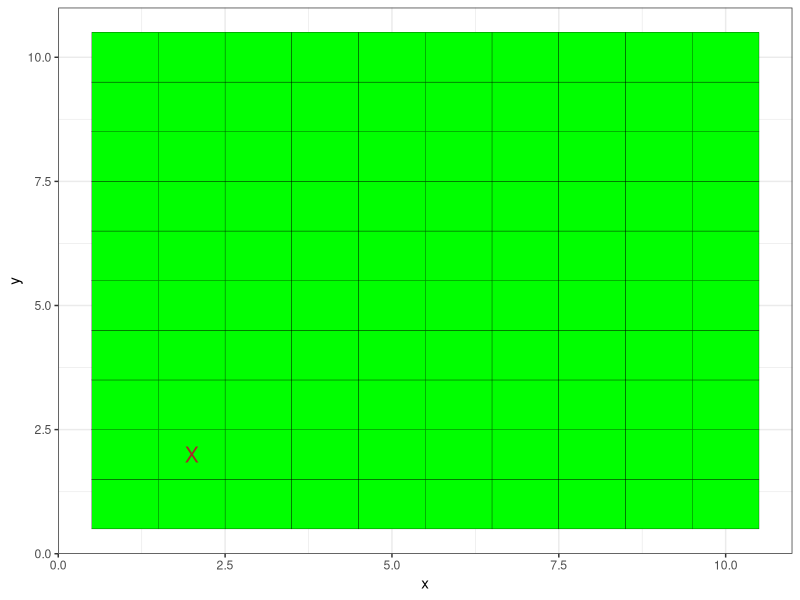
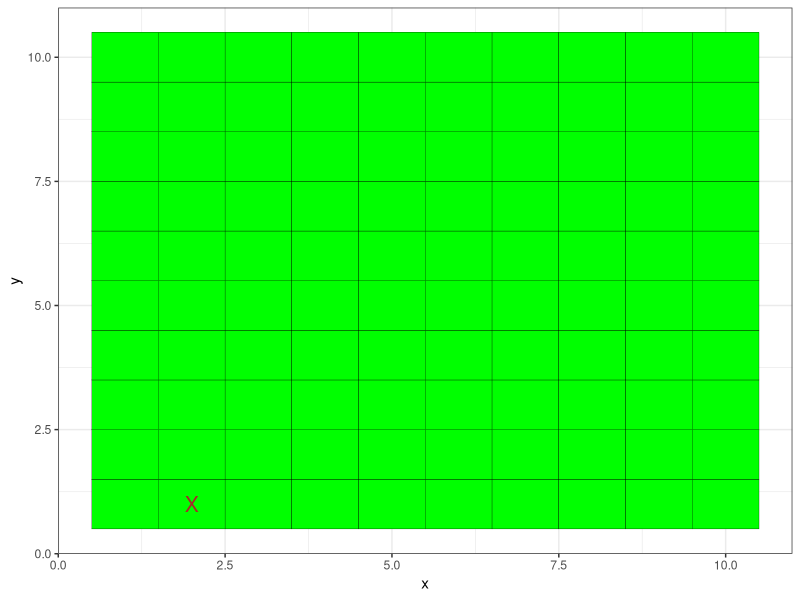
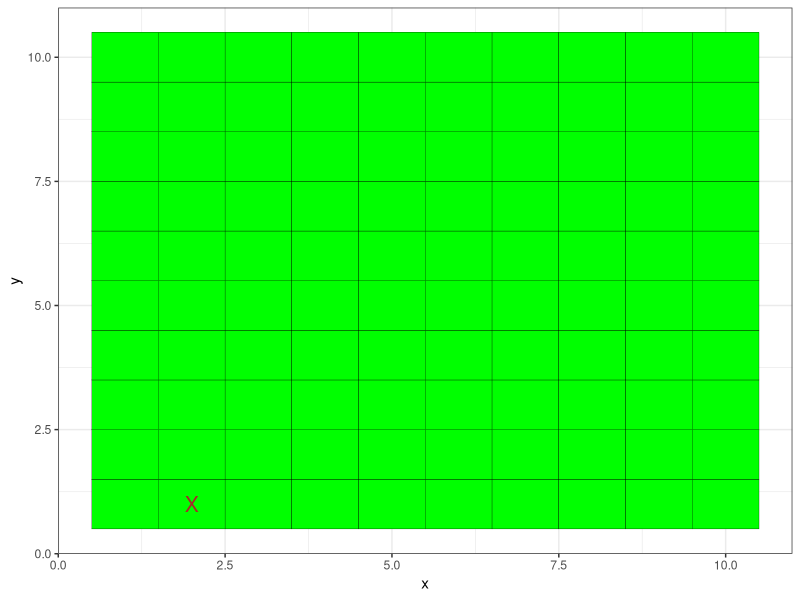
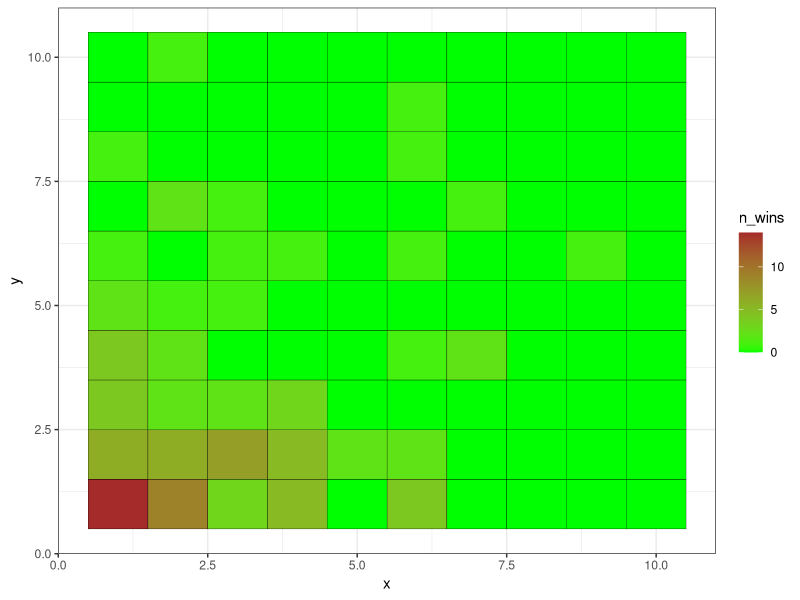
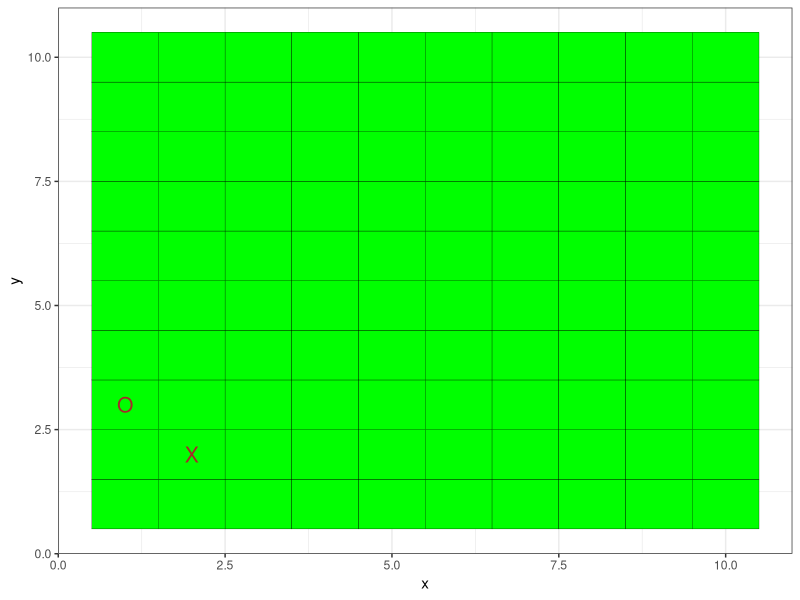
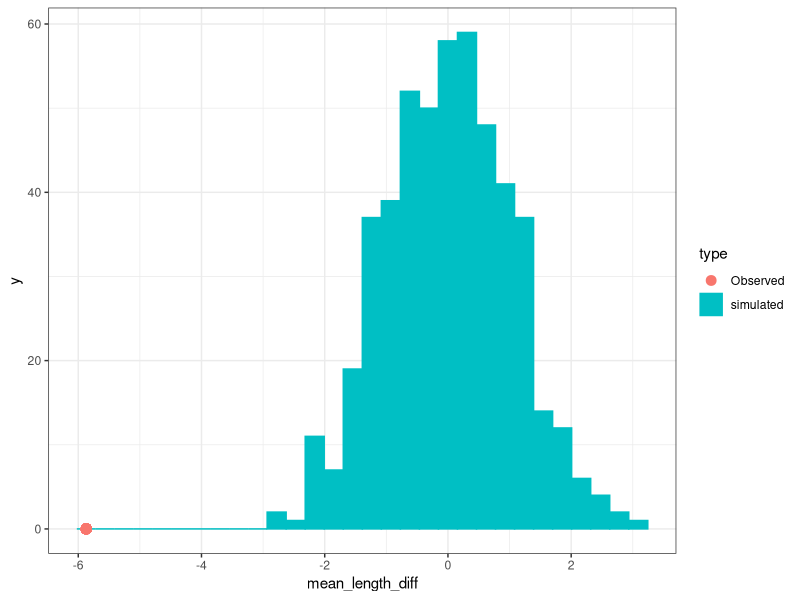

Recreate these plots in R, in order.
## ---- chunk 1
library(tidyverse)
theme_set(theme_bw())

# MODIFY THE FOLLOWING FUNCTION

cow_patty_bingo_lazy <- function(seed){
  set.seed(seed)
  
  cow_grid <- expand_grid(x = 1:10,
                        y = 1:10) |>
  mutate(square_id = 1:n(),
         .before = 1) |>
  mutate(prob2 = exp(1)^(-0.5 * sqrt(x^2 + y^2)))
  
  mult = 1 / sum(cow_grid$prob2)  
  
  cow_grid <- cow_grid |>
    mutate(prob2 = mult * prob2)

  winner <- cow_grid |>
    pull(square_id) |>
    sample(1,
           prob = cow_grid |> pull(prob2))
  
  cow_grid |>
    mutate(winner = if_else(square_id == winner,
                            TRUE,
                            FALSE))
}
## ---- chunk 2
cow_grid_winner <- cow_patty_bingo_lazy(seed = 1)

cow_grid_winner |>
  ggplot(aes( x = x, y = y)) +
  geom_tile(color = "black",
            fill = "green") +
   geom_point(data= cow_grid_winner |> filter(winner),
            color = "brown",
            size = 5,
            shape = "X")
## ---- chunk 3
cow_grid_winner <- cow_patty_bingo_lazy(seed = 2)

cow_grid_winner |>
  ggplot(aes( x = x, y = y)) +
  geom_tile(color = "black",
            fill = "green") +
   geom_point(data= cow_grid_winner |> filter(winner),
            color = "brown",
            size = 5,
            shape = "X")
## ---- chunk 4
cow_grid_winner <- cow_patty_bingo_lazy(seed = 3)

cow_grid_winner |>
  ggplot(aes( x = x, y = y)) +
  geom_tile(color = "black",
            fill = "green") +
   geom_point(data= cow_grid_winner |> filter(winner),
            color = "brown",
            size = 5,
            shape = "X")
## ---- chunk 5
cow_trials <- tibble(trial_num = 1:100) |>
  rowwise()|>
  mutate(cow_trial = list(cow_patty_bingo_lazy(seed = trial_num)))

cow_trials_results <- cow_trials |>
  unnest(cow_trial) |>
  summarize(n_wins = sum(winner),
            .by = c(square_id, x, y))

cow_trials_results |>
  ggplot(aes( x = x, y = y)) +
  geom_tile(aes(fill = n_wins),
            color = "black") +
  scale_fill_gradient(low = "green",
                      high = "brown")
## ---- chunk 6
cow_trials_results_ours <- cow_trials_results |>
  filter(square_id == 42)

cow_trials_results_ours$n_wins
## ---- chunk 7
cow_patty_bingo_lazy_two <- function(seed){
  set.seed(seed)
  
  cow_grid <- expand_grid(x = 1:10,
                        y = 1:10) |>
  mutate(square_id = 1:n(),
         .before = 1) |>
  mutate(prob2 = exp(1)^(-0.5 * sqrt(x^2 + y^2)))
  
  mult = 1 / sum(cow_grid$prob2)  
  
  cow_grid <- cow_grid |>
    mutate(prob2 = mult * prob2)

  winner1 <- cow_grid |>
    pull(square_id) |>
    sample(1,
           prob = cow_grid |> pull(prob2))
  
  winner2 <- cow_grid |>
    pull(square_id) |>
    sample(1,
           prob = cow_grid |> pull(prob2))
  
  cow_grid |>
    mutate(winner1 = if_else(square_id == winner1,
                            TRUE,
                            FALSE)) |>
   mutate(winner2 = if_else(square_id == winner2,
                            TRUE,
                            FALSE))
}
## ---- chunk 8
cow_grid_winner <- cow_patty_bingo_lazy_two(seed = 1)

cow_grid_winner |>
  ggplot(aes( x = x, y = y)) +
  geom_tile(color = "black",
            fill = "green") +
   geom_point(data= cow_grid_winner |> filter(winner1),
            color = "brown",
            size = 5,
            shape = "X") + 
     geom_point(data= cow_grid_winner |> filter(winner2),
            color = "brown",
            size = 5,
            shape = "O")
## ---- chunk 9

cow_trials <- tibble(trial_num = 1:1000) |>
  rowwise()|>
  mutate(cow_trial = list(cow_patty_bingo_lazy_two(seed = trial_num)))

cow_trials_results <- cow_trials |>
  unnest(cow_trial) |>
  select(-c(square_id, prob2)) |>
  filter(winner1 == TRUE | winner2 == TRUE)
## ---- chunk 10
result_odds <- cow_trials_results |>
  filter(x %% 2 == 1 & y %% 2 == 1) |>
  group_by(trial_num) |>
  filter(any(winner1) & any(winner2)) |>
  distinct(trial_num)

nrow(result_odds)
## ---- chunk 11
adjacent <- function(x1, y1, x2, y2) {
  abs(x1 - x2) <= 1 & abs(y1 - y2) <= 1
}

result2 <- cow_trials_results |>
  group_by(trial_num) |>
  filter(n() == 2)

result2 <- result2 |>
  mutate(adjacent = ifelse(row_number() %% 2 == 0, adjacent(x, y, lag(x), lag(y)), NA)) |>
  filter(!is.na(adjacent))

sum(result2$adjacent == TRUE)
## ---- chunk 12
library(palmerpenguins)

penguins |> 
  glimpse()
## ---- chunk 13
penguins_dat <- penguins |> 
  drop_na(flipper_length_mm) |>
  filter(species != "Gentoo")

summary_dat <- penguins_dat |>
  summarize(mean_length = mean(flipper_length_mm), 
            n_penguins = n(),
            .by = species)

Tobs <- summary_dat$mean_length[1] - summary_dat$mean_length[2] 

# Difference in sample mean length for two species
Tobs
## ---- chunk 14
set.seed(7)
labels_permuted <- sample(penguins_dat$species, length(penguins_dat$species))
labels_permuted
## ---- chunk 15
shuffle_penguins <- function(seed,
                             penguins_dat){
  set.seed(seed)
  
  penguins_dat |>
    mutate(labels_permuted = sample(penguins_dat$species, length(penguins_dat$species)))
}

permutation_penguins <- tibble(simulation_num = 1:500) |>
  rowwise() |>
  mutate(shuffled_df = list(shuffle_penguins(simulation_num,
                                             penguins_dat)))

permutation_penguins <- permutation_penguins |>
  mutate(mean_length_Adelie = shuffled_df |>
           filter(labels_permuted == "Adelie") |>
           pull(flipper_length_mm) |>
           mean()) |>
  mutate(mean_length_Chinstrap = shuffled_df |>
           filter(labels_permuted == "Chinstrap") |>
           pull(flipper_length_mm) |>
           mean()) |>
  mutate(mean_length_diff = mean_length_Adelie - mean_length_Chinstrap)

permutation_penguins |>
  mutate(type = "simulated") |>
  ggplot(aes(x = mean_length_diff,
             fill = type,
             color = type)) +
  geom_histogram() +
  geom_point(aes(fill = "Observed",
                 color = "Observed",
                 x = Tobs,
                 y = 0),
             shape = 21,
             size = 3)
## ---- chunk 16
x <- penguins |> 
  drop_na(flipper_length_mm) |>
  filter(species == "Adelie")

y <- penguins |> 
  drop_na(flipper_length_mm) |>
  filter(species == "Chinstrap")

x <- x$flipper_length_mm
y <- y$flipper_length_mm

# Null hypothesis is that distributions are the same, alternative is that they are not the same
ks.test(x, y)
## ---- chunk 17
nums <- rgamma(10000, shape = 2, rate = 3)

nums <- nums^2

nums <- nums * log(nums)^2

mean(nums)
## ---- chunk 18
nums <- rgamma(10000, shape = 2, rate = 3)

nums <- nums^2

nums <- nums + log(nums)^2

mean(nums)
# g(x) is much larger than f(x), so its expected value is likely higher than f(x)
## ---- chunk 19
nums <- runif(10000, min = 0, max = 1)
nums <- -log(nums)
ks.test(nums, "pexp", rate = 1)
#alpha = 0.05
## ---- chunk 20
set.seed(1)

x <- rpois(1000000, 0.01)
x <- ifelse(x >= 2, 1000 * x * (x-1) * exp(1)^(-x), 0)

print(paste("expectation =", mean(x)))
se = sd(x)/sqrt(length(x))
print(paste("lower bound =", mean(x) - 2 * se))
print(paste("upper bound =", mean(x) + 2 * se))
